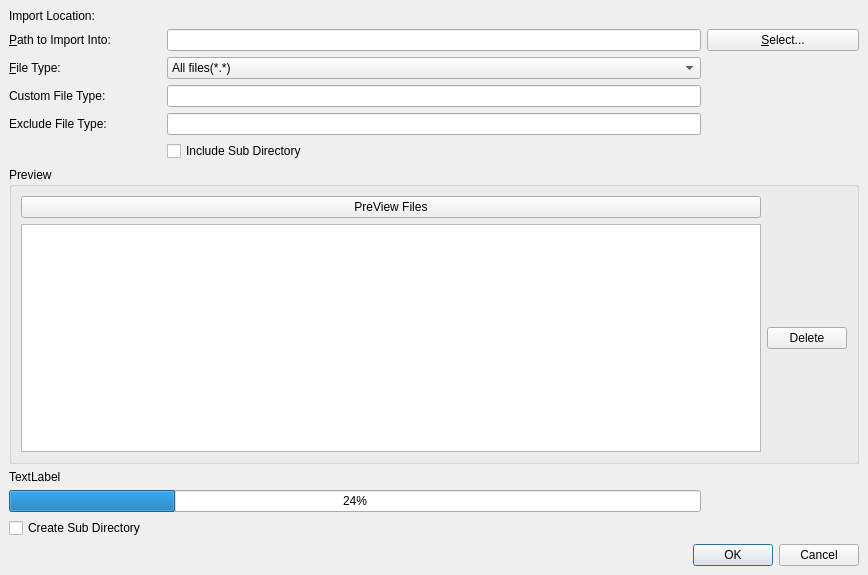
<?xml version="1.0" encoding="UTF-8"?>
<ui version="4.0">
 <class>ImportDocDialog</class>
 <widget class="QDialog" name="ImportDocDialog">
  <property name="geometry">
   <rect>
    <x>0</x>
    <y>0</y>
    <width>868</width>
    <height>575</height>
   </rect>
  </property>
  <property name="windowTitle">
   <string>Data Import</string>
  </property>
  <layout class="QGridLayout">
   <property name="margin">
    <number>9</number>
   </property>
   <property name="spacing">
    <number>6</number>
   </property>
   <item row="2" column="1" colspan="2">
    <widget class="QLineEdit" name="fileSelDir">
     <property name="readOnly">
      <bool>true</bool>
     </property>
    </widget>
   </item>
   <item row="2" column="3">
    <widget class="QPushButton" name="fileSelBtn">
     <property name="text">
      <string>&amp;Select...</string>
     </property>
    </widget>
   </item>
   <item row="11" column="0" colspan="4">
    <widget class="QGroupBox" name="groupBox">
     <property name="title">
      <string>Preview</string>
     </property>
     <layout class="QGridLayout">
      <property name="margin">
       <number>9</number>
      </property>
      <property name="spacing">
       <number>6</number>
      </property>
      <item row="0" column="0">
       <widget class="QPushButton" name="previewBtn">
        <property name="text">
         <string>PreView Files</string>
        </property>
       </widget>
      </item>
      <item row="2" column="0">
       <widget class="QTableView" name="previewView">
        <property name="editTriggers">
         <set>QAbstractItemView::NoEditTriggers</set>
        </property>
        <property name="alternatingRowColors">
         <bool>true</bool>
        </property>
        <property name="textElideMode">
         <enum>Qt::ElideNone</enum>
        </property>
        <property name="gridStyle">
         <enum>Qt::NoPen</enum>
        </property>
        <property name="sortingEnabled">
         <bool>true</bool>
        </property>
       </widget>
      </item>
      <item row="2" column="1">
       <widget class="QPushButton" name="delBtn">
        <property name="text">
         <string>Delete</string>
        </property>
       </widget>
      </item>
     </layout>
    </widget>
   </item>
   <item row="18" column="0" colspan="4">
    <widget class="QDialogButtonBox" name="buttonBox">
     <property name="whatsThis">
      <string/>
     </property>
     <property name="locale">
      <locale language="English" country="UnitedStates"/>
     </property>
     <property name="orientation">
      <enum>Qt::Horizontal</enum>
     </property>
     <property name="standardButtons">
      <set>QDialogButtonBox::Cancel|QDialogButtonBox::Ok</set>
     </property>
    </widget>
   </item>
   <item row="0" column="0">
    <widget class="QLabel" name="label_4">
     <property name="text">
      <string>Import Location:</string>
     </property>
    </widget>
   </item>
   <item row="2" column="0">
    <widget class="QLabel" name="label_1">
     <property name="text">
      <string>&amp;Path to Import Into:</string>
     </property>
     <property name="buddy">
      <cstring>fileTypeCmb</cstring>
     </property>
    </widget>
   </item>
   <item row="0" column="1" colspan="2">
    <widget class="QLabel" name="destDir">
     <property name="text">
      <string/>
     </property>
    </widget>
   </item>
   <item row="3" column="0">
    <widget class="QLabel" name="label_2">
     <property name="text">
      <string>&amp;File Type:</string>
     </property>
     <property name="buddy">
      <cstring>fileSelDir</cstring>
     </property>
    </widget>
   </item>
   <item row="3" column="1" colspan="2">
    <widget class="QComboBox" name="fileTypeCmb">
     <item>
      <property name="text">
       <string>All files(*.*)</string>
      </property>
     </item>
     <item>
      <property name="text">
       <string>All supported files</string>
      </property>
     </item>
     <item>
      <property name="text">
       <string>Office files(*.doc,*.docx,*.xls,*.xlsx,*.ppt,*.pptx)</string>
      </property>
     </item>
     <item>
      <property name="text">
       <string>Pdf files(*.pdf)</string>
      </property>
     </item>
     <item>
      <property name="text">
       <string>Html files(*.html,*.htm)</string>
      </property>
     </item>
     <item>
      <property name="text">
       <string>Picture file(*.jpeg,*.jpg,*.png,*.bmp,*.gif)</string>
      </property>
     </item>
     <item>
      <property name="text">
       <string>Flash files(*.flv,*.swf)</string>
      </property>
     </item>
     <item>
      <property name="text">
       <string>Source files(*.cpp,*.h,*.hpp,*.c,*.java,*.js,*.cs,*.vbs,*.sql,*.rb,*.py,*.asp,*.aspx,*.jsp,*.php,*.xml)</string>
      </property>
     </item>
     <item>
      <property name="text">
       <string>Txt files(*.txt,*.ini,*.bar,*.inf)</string>
      </property>
     </item>
     <item>
      <property name="text">
       <string>Movie fies(*.rm,*.rmvb,*.avi,*.mpg,*.mlv,*.mpe,*.mpeg,*.m2v)</string>
      </property>
     </item>
    </widget>
   </item>
   <item row="5" column="1" colspan="2">
    <widget class="QLineEdit" name="customFileType">
     <property name="toolTip">
      <string>eg: *.bsp,*.axs</string>
     </property>
    </widget>
   </item>
   <item row="8" column="1">
    <widget class="QCheckBox" name="inclueSubDirCheck">
     <property name="toolTip">
      <string>Switch it on if the header should not be imported</string>
     </property>
     <property name="text">
      <string>Include Sub Directory </string>
     </property>
    </widget>
   </item>
   <item row="6" column="1" colspan="2">
    <widget class="QLineEdit" name="excludefileType">
     <property name="toolTip">
      <string>eg: *.bsp,*.axs</string>
     </property>
    </widget>
   </item>
   <item row="6" column="0">
    <widget class="QLabel" name="label_5">
     <property name="text">
      <string>Exclude File Type:</string>
     </property>
    </widget>
   </item>
   <item row="5" column="0">
    <widget class="QLabel" name="label_3">
     <property name="text">
      <string>Custom File Type:</string>
     </property>
    </widget>
   </item>
   <item row="14" column="0" colspan="4">
    <widget class="QLabel" name="pgfilename">
     <property name="text">
      <string>TextLabel</string>
     </property>
    </widget>
   </item>
   <item row="16" column="0" colspan="3">
    <widget class="QProgressBar" name="progressBar">
     <property name="value">
      <number>24</number>
     </property>
    </widget>
   </item>
   <item row="17" column="0">
    <widget class="QCheckBox" name="createSubDirCheck">
     <property name="text">
      <string>Create Sub Directory</string>
     </property>
    </widget>
   </item>
  </layout>
 </widget>
 <resources/>
 <connections>
  <connection>
   <sender>buttonBox</sender>
   <signal>rejected()</signal>
   <receiver>ImportDocDialog</receiver>
   <slot>reject()</slot>
   <hints>
    <hint type="sourcelabel">
     <x>295</x>
     <y>458</y>
    </hint>
    <hint type="destinationlabel">
     <x>286</x>
     <y>274</y>
    </hint>
   </hints>
  </connection>
 </connections>
</ui>
